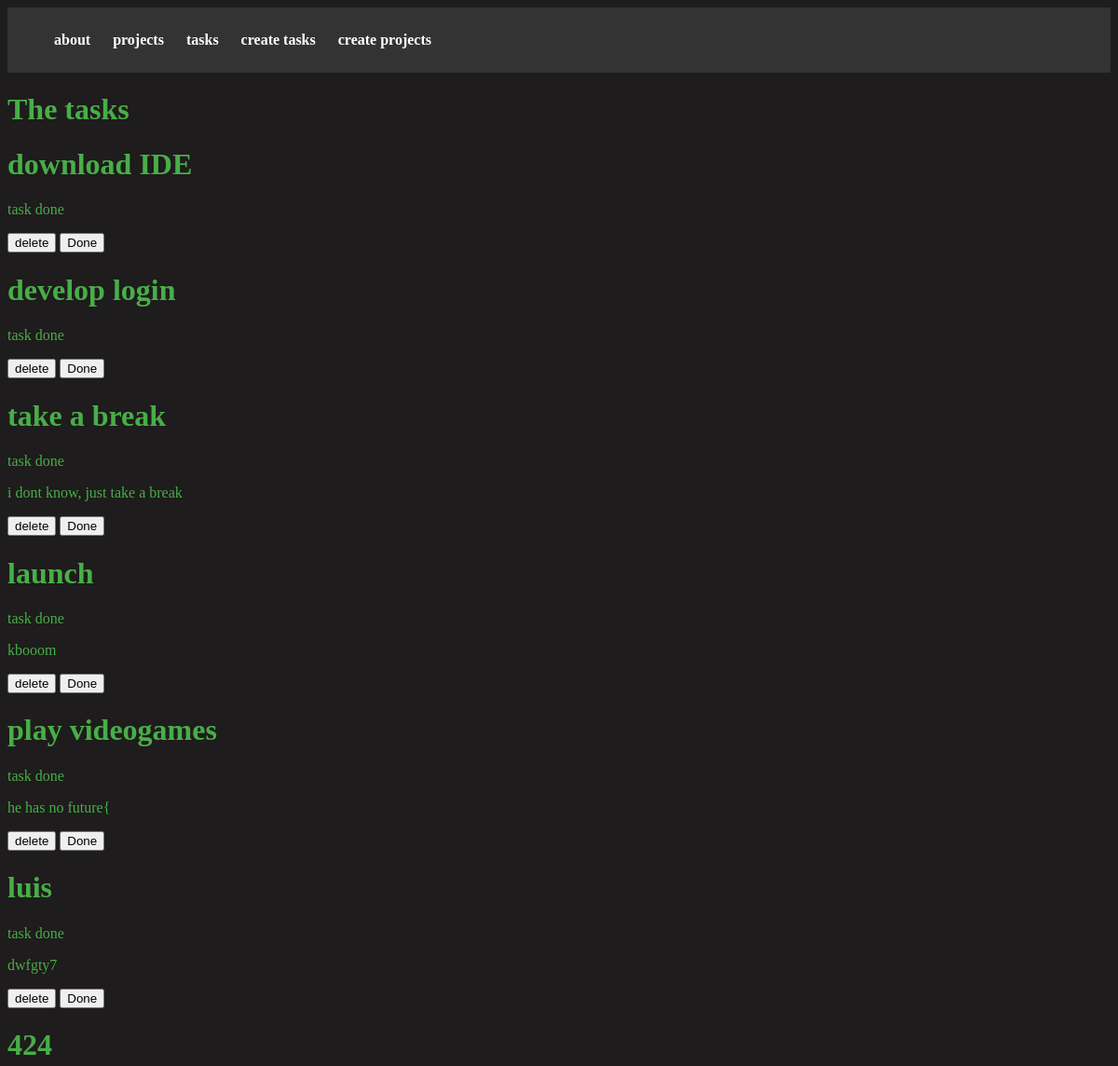
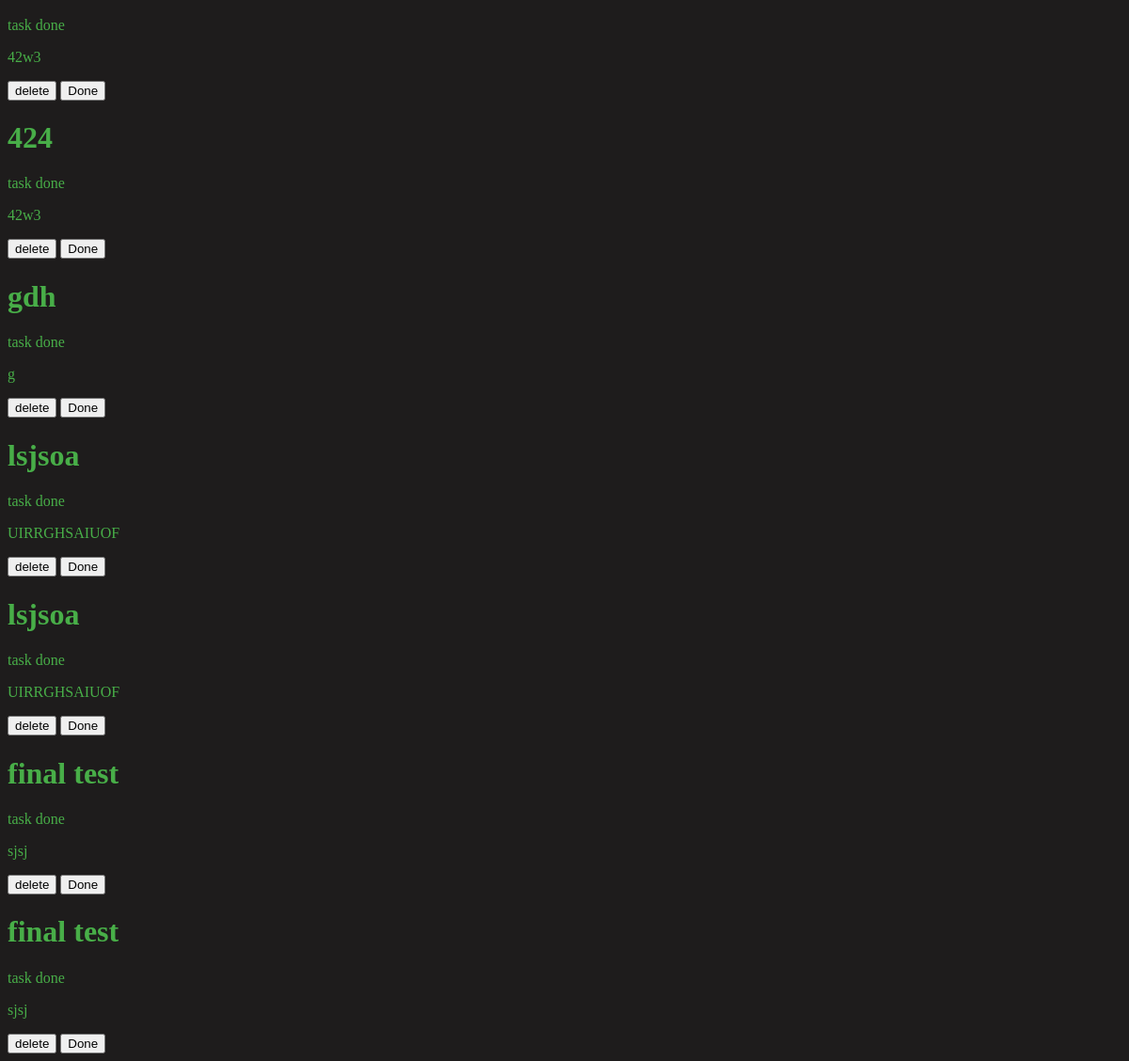
/tasks/, run on the app's committed database (2 pictures, top to bottom).
### myapp/models.py (models this page shows, shortened)
class Tasks(models.Model):
    title = models.CharField(max_length=200)
    description = models.TextField()
    project = models.ForeignKey(Project, on_delete=models.CASCADE)
    done = models.BooleanField(default=False)

### myapp/views.py (the view)
# urls.py: path('tasks/' , views.tasks, name="tasks" ),
def tasks(request):
    tasks = Tasks.objects.all()
    return render(request, 'tasks.html',
                  {'tasks': tasks})

### myapp/templates/tasks.html
{% extends 'layouts/base.html' %}
{% block content %}
<h1>The tasks</h1>
{% for task in tasks %}
  <div>
    <h1>{{ task.title }}</h1>
    {% if tasks.done == False %}
        <p>pending task</p>
    {%else%}
         <p>task done</p>
    {% endif %}
    <p>{{ task.description }}</p>
    <button>delete</button>
    <button>Done</button>
  </div>
{% endfor %}
{% endblock %}

### myapp/templates/layouts/base.html (shortened to what this page needs)
{% load static %}
<!DOCTYPE html>
<html lang="en">
<head>
<link rel="stylesheet" href="{% static 'style/style.css' %}">
</head>
<body>
      <nav class="navbar">
        <ul>
            <li><a href="{% url 'about' %}">about</a></li>
            <li><a href="{% url 'project' %}">projects</a></li>
            <li><a href="{% url 'tasks' %}">tasks</a></li>
            <li><a href="{% url 'create_task' %}">create tasks</a></li>
            <li><a href="{% url 'create_project' %}">create projects</a></li>
        </ul>
    </nav>
 {% block content %}
 {% endblock%}
</body>
</html>

### myapp/static/style/style.css (style rules this page uses)
body { background-color: rgb(30, 28, 28); color: rgb(72, 174, 72); }
a { color: yellow; text-decoration: none; }
.navbar li { text-decoration: none; display: flex; margin: auto; justify-content: space; }
.navbar { background-color: #333; padding: 10px; }
.navbar ul { list-style: none; }
.navbar li { display: inline-block; margin-right: 20px; }
.navbar a { text-decoration: none; color: #fff; font-weight: bold; }

### data on the page
Tasks: title "download IDE"
Tasks: title "develop login"
Tasks: title "take a break", description "i dont know, just take a break"
Tasks: title "launch", description "kbooom"
Tasks: title "play videogames", description "he has no future{"
Tasks: title "luis", description "dwfgty7"
Tasks: title "424", description "42w3"
Tasks: title "424", description "42w3"
Tasks: title "gdh", description "g"
Tasks: title "lsjsoa", description "UIRRGHSAIUOF"
Tasks: title "lsjsoa", description "UIRRGHSAIUOF"
Tasks: title "final test", description "sjsj"
Tasks: title "final test", description "sjsj"
